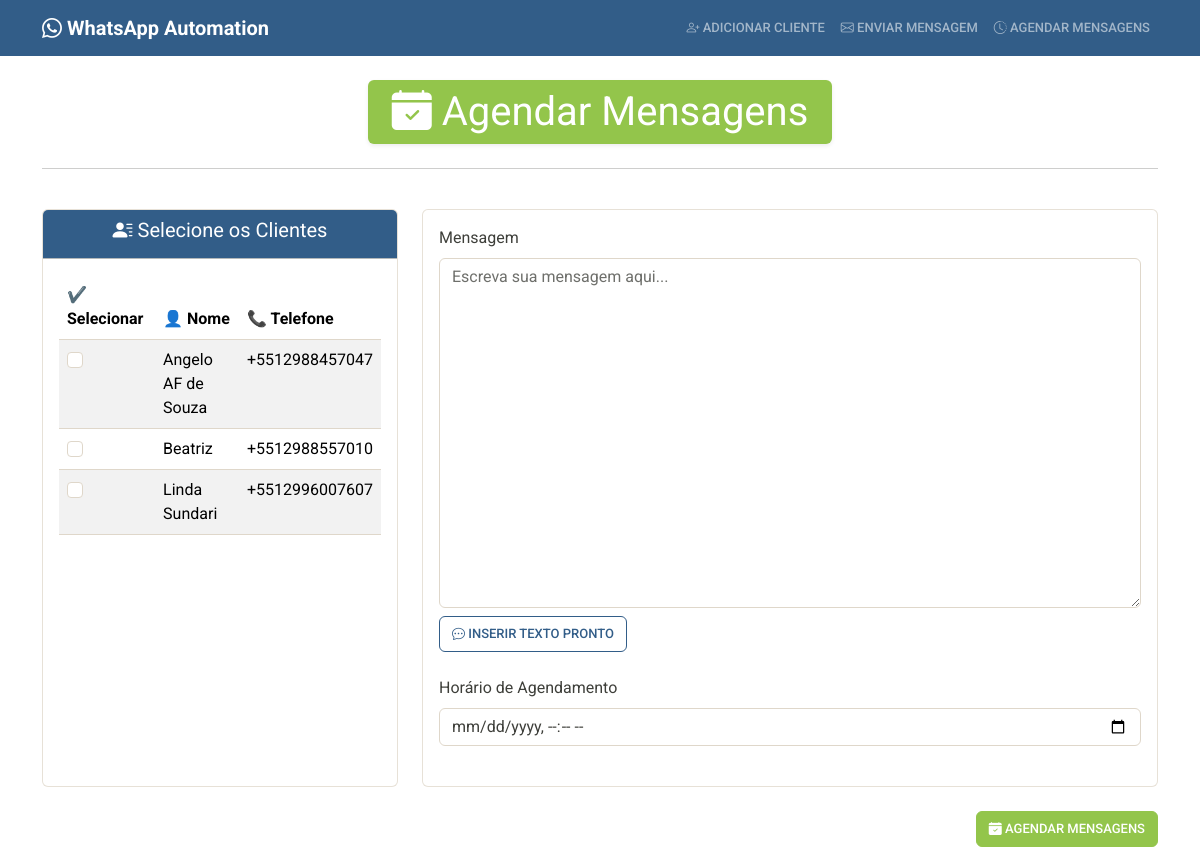
/schedule-messages, run on an earlier commit of the app's database.
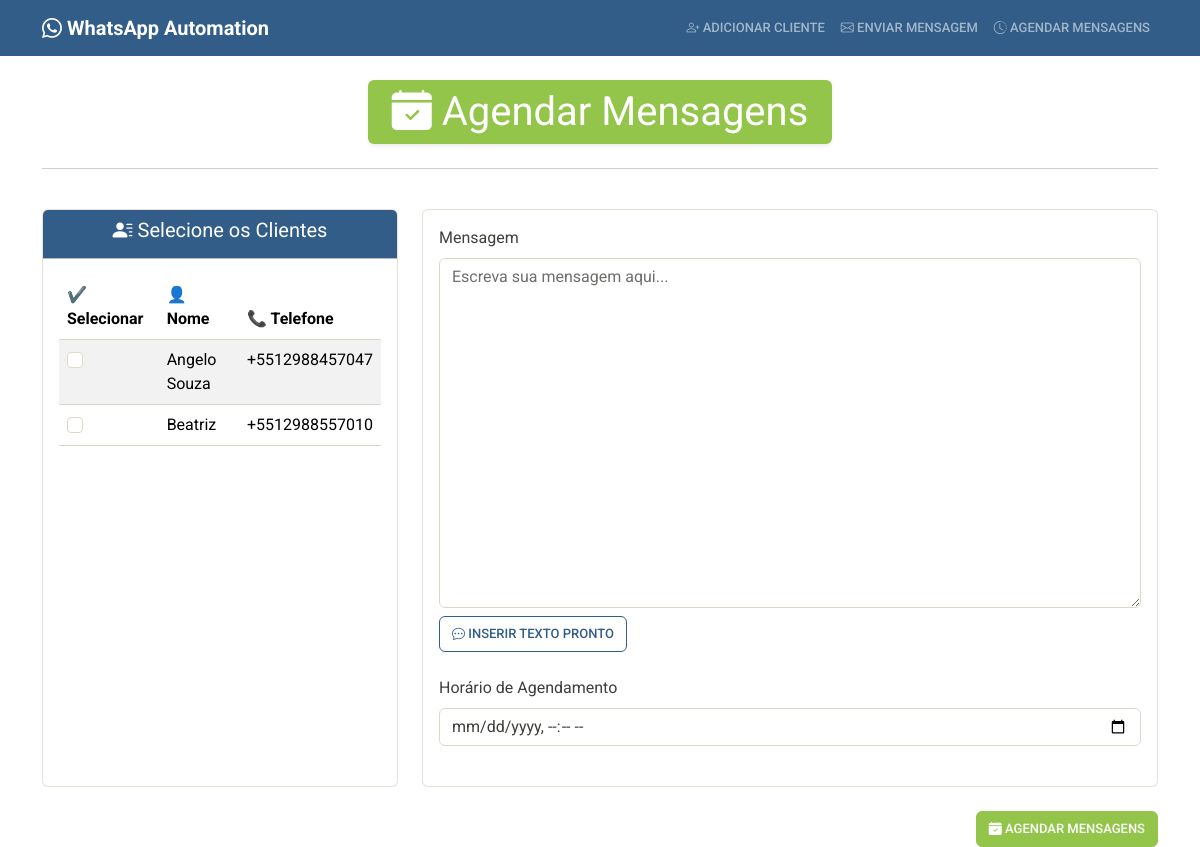
And on a later commit of the database.
### models.py (models this page shows, shortened)
class Client(db.Model):
    id = db.Column(db.Integer, primary_key=True)
    name = db.Column(db.String(100), nullable=False)
    phone = db.Column(db.String(15),  nullable=False)
    messages = db.relationship('ScheduledMessage', back_populates='client', cascade='all, delete-orphan')

### app.py (the view, shortened to what this page needs)
@app.route('/schedule-messages', methods=['GET', 'POST'])
def schedule_messages():
    clients = Client.query.order_by(Client.name.asc()).all()
    return render_template('schedule_messages.html', clients=clients)

### templates/schedule_messages.html (shortened to what this page needs)
{% extends "base.html" %}
{% block content %}
<div class="d-flex justify-content-center align-items-center mb-4">
    <div class="px-4 py-2 bg-success text-white rounded shadow-sm">
        <h1 class="my-0 text-center">
            <i class="bi bi-calendar-check-fill"></i> Agendar Mensagens
        </h1>
    </div>
</div>
<hr>
<br>
<div class="row">
    <div class="col-md-12">
        <form method="POST">
            <div class="row">
                <div class="col-md-4">
                    <div class="card h-100">
                        <div class="card-header bg-primary text-white text-center">
                            <h5><i class="bi bi-person-lines-fill"></i> Selecione os Clientes</h5>
                        </div>
                        <div class="card-body overflow-auto" style="max-height: 500px;">
                            <table class="table table-hover table-striped">
                                <thead>
                                    <tr>
                                        <th><span>✔️</span> Selecionar</th>
                                        <th><span>👤</span> Nome</th>
                                        <th><span>📞</span> Telefone</th>
                                    </tr>
                                </thead>
                                <tbody>
                                    {% for client in clients %}
                                        <tr class="client-row">
                                            <td>
                                                <input
                                                    class="form-check-input client-checkbox"
                                                    type="checkbox"
                                                    name="contacts"
                                                    value="{{ client.id }}"
                                                    id="client{{ client.id }}">
                                            </td>
                                            <td>{{ client.name }}</td>
                                            <td>{{ client.phone }}</td>
                                        </tr>
                                    {% endfor %}
                                </tbody>
                            </table>
                        </div>
                    </div>
                </div>
                <div class="col-md-8">
                    <div class="card p-3">
                        <div class="mb-4">
                            <label for="message" class="form-label">Mensagem</label>
                            <textarea
                                class="form-control"
                                id="message"
                                name="message"
                                rows="14"
                                required
                                placeholder="Escreva sua mensagem aqui..."></textarea>
                            <div class="mt-2">
                                <button type="button" class="btn btn-outline-primary" id="predefinedMessageBtn">
                                    <i class="bi bi-chat-dots"></i> Inserir Texto Pronto
                                </button>
                            </div>
                        </div>
                        <div class="mb-4">
                            <label for="schedule_time" class="form-label">Horário de Agendamento</label>
                            <input
                                type="datetime-local"
                                class="form-control"
                                id="schedule_time"
                                name="schedule_time"
                                required>
                        </div>
                    </div>
                </div>
            </div>
            <div class="d-flex justify-content-end mt-4">
                <button type="submit" class="btn btn-success">
                    <i class="bi bi-calendar-check-fill"></i> Agendar Mensagens
                </button>
            </div>
        </form>
    </div>
</div>
{% endblock %}

What changed in the data, as far as the page shows it:
removed Client: name "Linda Sundari", phone "+5512996007607"
changed Client: name "Angelo AF de Souza" → "Angelo Souza"
